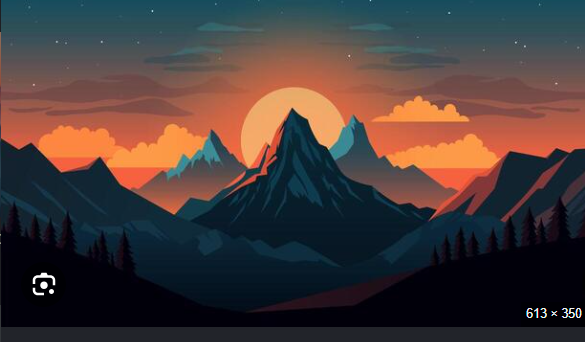
#> input picture input.jpg, 585 x 342 px
$ python main.py
#> lines starting #> are read from the running program, lines starting #| are printed output that depends on the picture; after the words box and inside, x2 and y2 are one past the last pixel; in counts of white or black regions, pixels touching at a corner belong together
import numpy as np
from PIL import Image

# Open image
img = Image.open("input.jpg")
#> img is the input picture: PIL image 585x342 RGBA; mean R, G, B, A 72.8, 59.6, 57.9, 255

# Convert image to numpy array
img_array = np.array(img)

# Convert RGB to grayscale
gray = np.mean(img_array, axis=2)
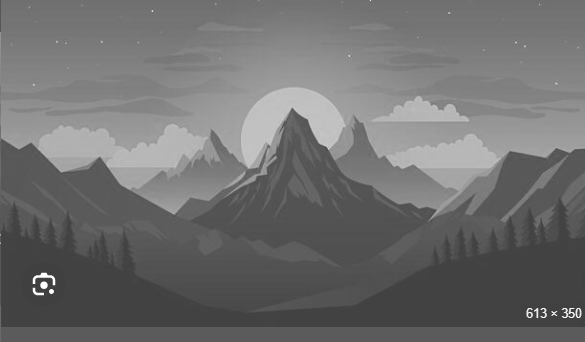
#> gray: shape (342, 585) float64; min 64.25, max 255, mean 111.3

# Convert grayscale to black & white
bw = np.where(gray > 128, 255, 0)
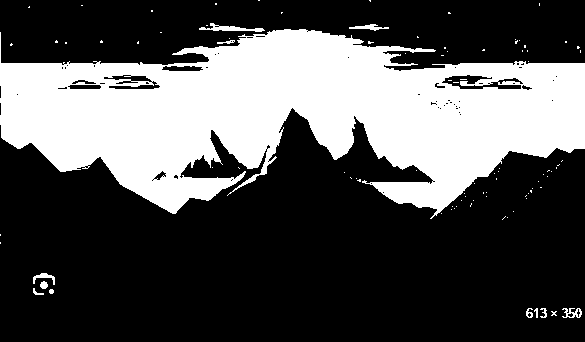
#> bw: shape (342, 585) int64; 32.6% white; 94 white regions (82 under 20 px), largest, box (x1, y1, x2, y2) and area: (0, 29, 585, 219) 64132, (199, 23, 265, 32) 240, (349, 24, 389, 31) 127

# Convert back to image
bw_image = Image.fromarray(bw.astype(np.uint8))

# Save image
bw_image.save("output.jpg")

print("Black & White image saved!")
